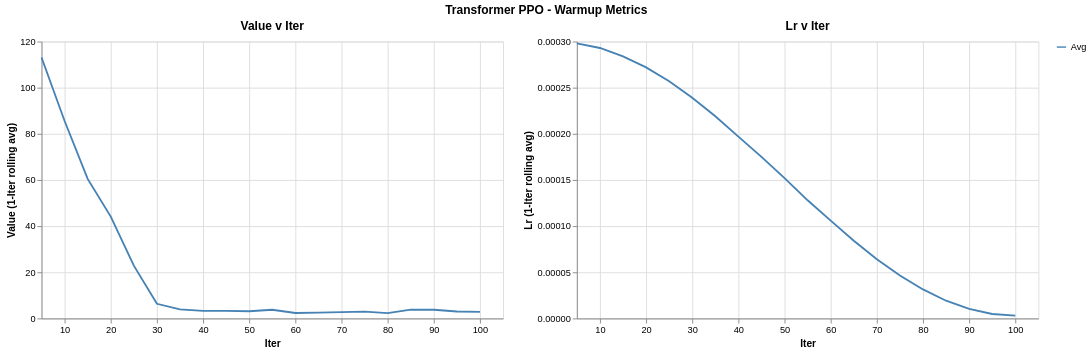

The code cell stored with this chart in its notebook:
### Code cell
value, lr = [
    make_chart(ppo_warmup_df, col, f, arg_col="iter", scale_x=False, window_size=1)
    for col, f in [
        ("value", pl.min),
        ("lr", None),
    ]
]

# Display charts
title = alt.TitleParams("Transformer PPO - Warmup Metrics", anchor="middle")
((value | lr)).resolve_scale(y="independent").properties(title=title)

### Figure 1 — Vega specification as saved in the notebook (floating-point values rounded to 4 significant figures)
{"$schema": "https://vega.github.io/schema/vega/v6.json", "data": [{"name": "source_0", "values": [{"iter": 5, "value": 113.1, "lr": 0.000298, "value_rolling": 113.1, "series": "Avg"}, {"iter": 10, "value": 85.56, "lr": 0.000293, "value_rolling": 85.56, "series": "Avg"}, {"iter": 15, "value": 60.47, "lr": 0.000284, "value_rolling": 60.47, "series": "Avg"}, {"iter": 20, "value": 44.12, "lr": 0.000272, "value_rolling": 44.12, "series": "Avg"}, {"iter": 25, "value": 22.88, "lr": 0.000257, "value_rolling": 22.88, "series": "Avg"}, {"iter": 30, "value": 6.346, "lr": 0.000239, "value_rolling": 6.346, "series": "Avg"}, {"iter": 35, "value": 3.919, "lr": 0.000219, "value_rolling": 3.919, "series": "Avg"}, {"iter": 40, "value": 3.301, "lr": 0.000197, "value_rolling": 3.301, "series": "Avg"}, {"iter": 45, "value": 3.262, "lr": 0.000175, "value_rolling": 3.262, "series": "Avg"}, {"iter": 50, "value": 3.095, "lr": 0.000152, "value_rolling": 3.095, "series": "Avg"}, {"iter": 55, "value": 3.744, "lr": 0.000128, "value_rolling": 3.744, "series": "Avg"}, {"iter": 60, "value": 2.346, "lr": 0.000106, "value_rolling": 2.346, "series": "Avg"}, {"iter": 65, "value": 2.507, "lr": 8.41e-05, "value_rolling": 2.507, "series": "Avg"}, {"iter": 70, "value": 2.756, "lr": 6.42e-05, "value_rolling": 2.756, "series": "Avg"}, {"iter": 75, "value": 2.955, "lr": 4.65e-05, "value_rolling": 2.955, "series": "Avg"}, {"iter": 80, "value": 2.323, "lr": 3.14e-05, "value_rolling": 2.323, "series": "Avg"}, {"iter": 85, "value": 3.842, "lr": 1.92e-05, "value_rolling": 3.842, "series": "Avg"}, {"iter": 90, "value": 3.743, "lr": 1.03e-05, "value_rolling": 3.743, "series": "Avg"}, {"iter": 95, "value": 3.006, "lr": 4.83e-06, "value_rolling": 3.006, "series": "Avg"}, {"iter": 100, "value": 2.839, "lr": 3e-06, "value_rolling": 2.839, "series": "Avg"}]}, {"name": "source_1", "values": [{"iter": 5, "value": 113.1, "lr": 0.000298, "lr_rolling": 0.000298, "series": "Avg"}, {"iter": 10, "value": 85.56, "lr": 0.000293, "lr_rolling": 0.000293, "series": "Avg"}, {"iter": 15, "value": 60.47, "lr": 0.000284, "lr_rolling": 0.000284, "series": "Avg"}, {"iter": 20, "value": 44.12, "lr": 0.000272, "lr_rolling": 0.000272, "series": "Avg"}, {"iter": 25, "value": 22.88, "lr": 0.000257, "lr_rolling": 0.000257, "series": "Avg"}, {"iter": 30, "value": 6.346, "lr": 0.000239, "lr_rolling": 0.000239, "series": "Avg"}, {"iter": 35, "value": 3.919, "lr": 0.000219, "lr_rolling": 0.000219, "series": "Avg"}, {"iter": 40, "value": 3.301, "lr": 0.000197, "lr_rolling": 0.000197, "series": "Avg"}, {"iter": 45, "value": 3.262, "lr": 0.000175, "lr_rolling": 0.000175, "series": "Avg"}, {"iter": 50, "value": 3.095, "lr": 0.000152, "lr_rolling": 0.000152, "series": "Avg"}, {"iter": 55, "value": 3.744, "lr": 0.000128, "lr_rolling": 0.000128, "series": "Avg"}, {"iter": 60, "value": 2.346, "lr": 0.000106, "lr_rolling": 0.000106, "series": "Avg"}, {"iter": 65, "value": 2.507, "lr": 8.41e-05, "lr_rolling": 8.41e-05, "series": "Avg"}, {"iter": 70, "value": 2.756, "lr": 6.42e-05, "lr_rolling": 6.42e-05, "series": "Avg"}, {"iter": 75, "value": 2.955, "lr": 4.65e-05, "lr_rolling": 4.65e-05, "series": "Avg"}, {"iter": 80, "value": 2.323, "lr": 3.14e-05, "lr_rolling": 3.14e-05, "series": "Avg"}, {"iter": 85, "value": 3.842, "lr": 1.92e-05, "lr_rolling": 1.92e-05, "series": "Avg"}, {"iter": 90, "value": 3.743, "lr": 1.03e-05, "lr_rolling": 1.03e-05, "series": "Avg"}, {"iter": 95, "value": 3.006, "lr": 4.83e-06, "lr_rolling": 4.83e-06, "series": "Avg"}, {"iter": 100, "value": 2.839, "lr": 3e-06, "lr_rolling": 3e-06, "series": "Avg"}]}, {"name": "source_0_concat_0_x_domain_iter", "values": [{"min": 5, "max": 100}]}, {"name": "source_0_concat_0_y_domain_value_rolling", "values": [{"min": 2.323, "max": 113.1}]}, {"name": "source_1_concat_1_x_domain_iter", "values": [{"min": 5, "max": 100}]}, {"name": "source_1_concat_1_y_domain_lr_rolling", "values": [{"min": 3e-06, "max": 0.000298}]}], "signals": [{"name": "childWidth", "value": 500}], "marks": [{"type": "group", "name": "concat_0_group", "encode": {"update": {"height": {"signal": "height"}, "width": {"signal": "childWidth"}}}, "marks": [{"type": "group", "name": "concat_0_pathgroup", "from": {"facet": {"data": "source_0", "name": "faceted_path_concat_0_main", "groupby": ["series"]}}, "encode": {"update": {"width": {"field": {"signal": null, "datum": null, "group": "width", "parent": null}}, "height": {"field": {"signal": null, "datum": null, "group": "height", "parent": null}}}}, "marks": [{"type": "line", "name": "concat_0_marks", "from": {"data": "faceted_path_concat_0_main"}, "sort": {"field": "x"}, "encode": {"update": {"stroke": {"field": "series", "scale": "color"}, "y": {"field": "value_rolling", "scale": "concat_0_y"}, "x": {"field": "iter", "scale": "concat_0_x"}, "defined": {"signal": "isValid(datum[\"iter\"]) && isFinite(+datum[\"iter\"]) && isValid(datum[\"value_rolling\"]) && isFinite(+datum[\"value_rolling\"])"}, "strokeWidth": {"value": 2}}}, "style": ["line"]}]}], "axes": [{"scale": "concat_0_x", "domain": false, "orient": "bottom", "gridScale": "concat_0_y", "minExtent": 0, "grid": true, "maxExtent": 0, "zindex": 0, "labels": false, "aria": false, "tickCount": {"signal": "ceil(childWidth/40)"}, "ticks": false}, {"scale": "concat_0_y", "domain": false, "tickCount": {"signal": "ceil(height/40)"}, "maxExtent": 0, "minExtent": 0, "zindex": 0, "ticks": false, "aria": false, "gridScale": "concat_0_x", "labels": false, "grid": true, "orient": "left"}, {"scale": "concat_0_x", "orient": "bottom", "title": "Iter", "grid": false, "labelFlush": true, "labelOverlap": true, "zindex": 0, "tickCount": {"signal": "ceil(childWidth/40)"}}, {"scale": "concat_0_y", "tickCount": {"signal": "ceil(height/40)"}, "zindex": 0, "labelOverlap": true, "grid": false, "title": "Value (1-Iter rolling avg)", "orient": "left"}], "title": {"text": "Value v Iter", "frame": "group"}, "style": "cell"}, {"type": "group", "name": "concat_1_group", "encode": {"update": {"width": {"signal": "childWidth"}, "height": {"signal": "height"}}}, "marks": [{"type": "group", "name": "concat_1_pathgroup", "from": {"facet": {"data": "source_1", "name": "faceted_path_concat_1_main", "groupby": ["series"]}}, "encode": {"update": {"height": {"field": {"signal": null, "datum": null, "group": "height", "parent": null}}, "width": {"field": {"signal": null, "datum": null, "group": "width", "parent": null}}}}, "marks": [{"type": "line", "name": "concat_1_marks", "from": {"data": "faceted_path_concat_1_main"}, "sort": {"field": "x"}, "encode": {"update": {"x": {"field": "iter", "scale": "concat_1_x"}, "y": {"field": "lr_rolling", "scale": "concat_1_y"}, "defined": {"signal": "isValid(datum[\"iter\"]) && isFinite(+datum[\"iter\"]) && isValid(datum[\"lr_rolling\"]) && isFinite(+datum[\"lr_rolling\"])"}, "stroke": {"field": "series", "scale": "color"}, "strokeWidth": {"value": 2}}}, "style": ["line"]}]}], "axes": [{"scale": "concat_1_x", "grid": true, "orient": "bottom", "zindex": 0, "aria": false, "gridScale": "concat_1_y", "maxExtent": 0, "domain": false, "tickCount": {"signal": "ceil(childWidth/40)"}, "labels": false, "ticks": false, "minExtent": 0}, {"scale": "concat_1_y", "orient": "left", "zindex": 0, "grid": true, "labels": false, "maxExtent": 0, "aria": false, "domain": false, "gridScale": "concat_1_x", "tickCount": {"signal": "ceil(height/40)"}, "minExtent": 0, "ticks": false}, {"scale": "concat_1_x", "grid": false, "labelOverlap": true, "tickCount": {"signal": "ceil(childWidth/40)"}, "zindex": 0, "orient": "bottom", "title": "Iter", "labelFlush": true}, {"scale": "concat_1_y", "orient": "left", "title": "Lr (1-Iter rolling avg)", "labelOverlap": true, "zindex": 0, "grid": false, "tickCount": {"signal": "ceil(height/40)"}}], "title": {"text": "Lr v Iter", "frame": "group"}, "style": "cell"}], "scales": [{"name": "color", "type": "ordinal", "domain": ["Avg"], "range": ["steelblue", "grey", "red"]}, {"name": "concat_0_x", "type": "linear", "domain": [{"signal": "(data(\"source_0_concat_0_x_domain_iter\")[0] || {}).min"}, {"signal": "(data(\"source_0_concat_0_x_domain_iter\")[0] || {}).max"}], "range": [0, {"signal": "childWidth"}], "domainMax": 105, "zero": false}, {"name": "concat_0_y", "type": "linear", "domain": [{"signal": "(data(\"source_0_concat_0_y_domain_value_rolling\")[0] || {}).min"}, {"signal": "(data(\"source_0_concat_0_y_domain_value_rolling\")[0] || {}).max"}], "range": [{"signal": "height"}, 0], "nice": true, "zero": true}, {"name": "concat_1_x", "type": "linear", "domain": [{"signal": "(data(\"source_1_concat_1_x_domain_iter\")[0] || {}).min"}, {"signal": "(data(\"source_1_concat_1_x_domain_iter\")[0] || {}).max"}], "range": [0, {"signal": "childWidth"}], "domainMax": 105, "zero": false}, {"name": "concat_1_y", "type": "linear", "domain": [{"signal": "(data(\"source_1_concat_1_y_domain_lr_rolling\")[0] || {}).min"}, {"signal": "(data(\"source_1_concat_1_y_domain_lr_rolling\")[0] || {}).max"}], "range": [{"signal": "height"}, 0], "nice": true, "zero": true}], "title": {"text": "Transformer PPO - Warmup Metrics", "anchor": "middle"}, "padding": 5, "layout": {"padding": 20, "bounds": "full", "align": "each"}, "legends": [{"stroke": "color", "symbolType": "stroke"}], "height": 300, "background": "white"}
